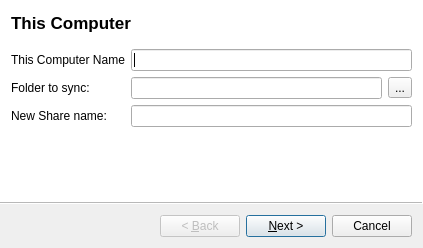
<?xml version="1.0" encoding="UTF-8"?>
<ui version="4.0">
 <class>uploadWizard</class>
 <widget class="QWizard" name="uploadWizard">
  <property name="geometry">
   <rect>
    <x>0</x>
    <y>0</y>
    <width>423</width>
    <height>248</height>
   </rect>
  </property>
  <property name="windowTitle">
   <string>Shared Folder Setup Wizard</string>
  </property>
  <property name="wizardStyle">
   <enum>QWizard::ModernStyle</enum>
  </property>
  <widget class="QWizardPage" name="computerPage">
   <property name="title">
    <string>This Computer</string>
   </property>
   <attribute name="pageId">
    <string notr="true">0</string>
   </attribute>
   <layout class="QFormLayout" name="formLayout_2">
    <property name="fieldGrowthPolicy">
     <enum>QFormLayout::AllNonFixedFieldsGrow</enum>
    </property>
    <item row="1" column="0">
     <widget class="QLabel" name="label">
      <property name="text">
       <string>This Computer Name</string>
      </property>
      <property name="buddy">
       <cstring>nameField</cstring>
      </property>
     </widget>
    </item>
    <item row="1" column="1">
     <widget class="QLineEdit" name="nameField"/>
    </item>
    <item row="2" column="0">
     <widget class="QLabel" name="label_8">
      <property name="toolTip">
       <string>Folder to put the shared folder into.</string>
      </property>
      <property name="text">
       <string>Folder to sync:</string>
      </property>
      <property name="buddy">
       <cstring>folderField</cstring>
      </property>
     </widget>
    </item>
    <item row="2" column="1">
     <layout class="QHBoxLayout" name="horizontalLayout">
      <item>
       <widget class="QLineEdit" name="folderField">
        <property name="toolTip">
         <string>Folder to put the shared folder into.</string>
        </property>
        <property name="inputMethodHints">
         <set>Qt::ImhUrlCharactersOnly</set>
        </property>
        <property name="readOnly">
         <bool>true</bool>
        </property>
       </widget>
      </item>
      <item>
       <widget class="QToolButton" name="folderSelectButton">
        <property name="text">
         <string>...</string>
        </property>
       </widget>
      </item>
     </layout>
    </item>
    <item row="3" column="0">
     <widget class="QLabel" name="label_2">
      <property name="text">
       <string>New Share name:</string>
      </property>
     </widget>
    </item>
    <item row="3" column="1">
     <widget class="QLineEdit" name="lineEdit"/>
    </item>
   </layout>
  </widget>
  <widget class="QWizardPage" name="serverPage">
   <property name="title">
    <string>Server Info</string>
   </property>
   <attribute name="pageId">
    <string notr="true">1</string>
   </attribute>
   <layout class="QFormLayout" name="formLayout_3">
    <property name="fieldGrowthPolicy">
     <enum>QFormLayout::AllNonFixedFieldsGrow</enum>
    </property>
    <item row="0" column="0">
     <widget class="QLabel" name="label_3">
      <property name="text">
       <string>Server Host Name</string>
      </property>
      <property name="buddy">
       <cstring>hostField</cstring>
      </property>
     </widget>
    </item>
    <item row="0" column="1">
     <layout class="QHBoxLayout" name="horizontalLayout_2">
      <item>
       <widget class="QLineEdit" name="hostField">
        <property name="inputMethodHints">
         <set>Qt::ImhPreferLowercase</set>
        </property>
       </widget>
      </item>
      <item>
       <widget class="QLabel" name="label_4">
        <property name="text">
         <string>Port</string>
        </property>
        <property name="buddy">
         <cstring>portField</cstring>
        </property>
       </widget>
      </item>
      <item>
       <widget class="QSpinBox" name="portField">
        <property name="buttonSymbols">
         <enum>QAbstractSpinBox::NoButtons</enum>
        </property>
        <property name="maximum">
         <number>99999</number>
        </property>
        <property name="value">
         <number>22</number>
        </property>
       </widget>
      </item>
     </layout>
    </item>
    <item row="1" column="0">
     <widget class="QLabel" name="label_5">
      <property name="text">
       <string>Username</string>
      </property>
      <property name="buddy">
       <cstring>usernameField</cstring>
      </property>
     </widget>
    </item>
    <item row="1" column="1">
     <widget class="QLineEdit" name="usernameField">
      <property name="inputMethodHints">
       <set>Qt::ImhDialableCharactersOnly</set>
      </property>
     </widget>
    </item>
   </layout>
  </widget>
 </widget>
 <tabstops>
  <tabstop>nameField</tabstop>
  <tabstop>folderSelectButton</tabstop>
  <tabstop>folderField</tabstop>
  <tabstop>hostField</tabstop>
  <tabstop>portField</tabstop>
  <tabstop>usernameField</tabstop>
 </tabstops>
 <resources/>
 <connections/>
</ui>
